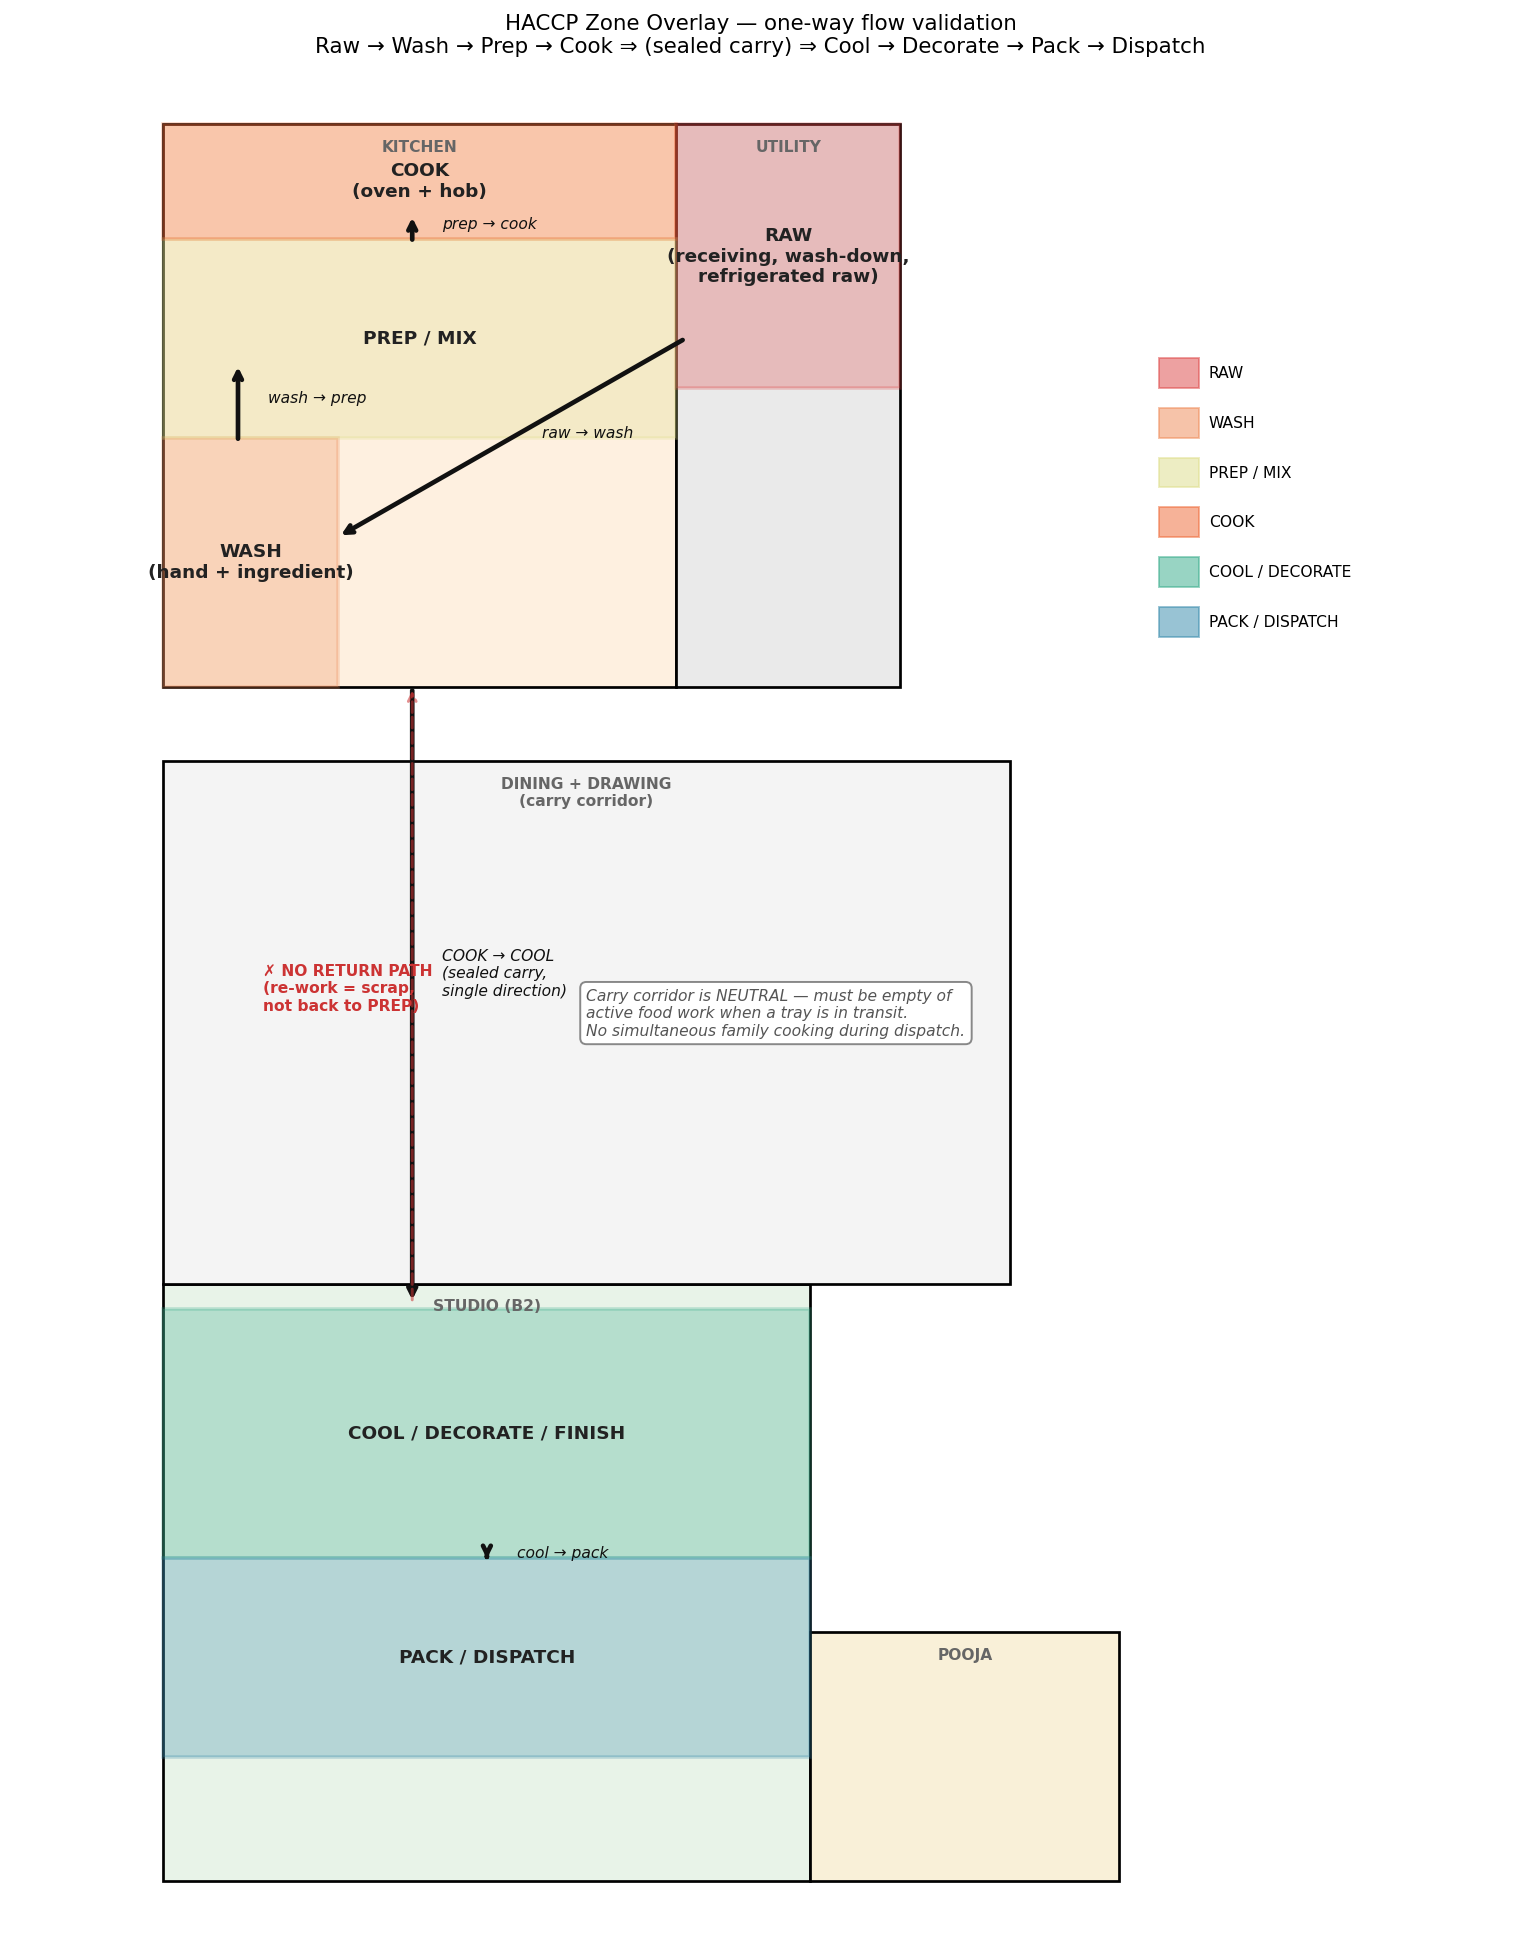

Recreate this plot in Python.
"""
HACCP zone overlay on bakery operations layout.

Zones (one-way only, no back-flow allowed):
  RAW (red) → WASH (red-orange) → PREP/MIX (yellow) → COOK (orange)
   → COOL (teal) → DECORATE (teal) → PACK (blue) → DISPATCH (blue)

Critical constraint: COOK → COOL crossing the family corridor is the only
cross-zone transition. It must be a single direction, sealed carry (covered
tray), with no PREP material in the corridor at the same time.
"""
import matplotlib.pyplot as plt
import matplotlib.patches as patches

fig, ax = plt.subplots(figsize=(13, 14))

# Baseline rooms (same coordinates as floor_plan.py)
rooms = [
    ( 0.0, 24.0, 10.3, 11.3, "KITCHEN",          "#fef0e0"),
    (10.3, 24.0,  4.5, 11.3, "UTILITY",          "#eaeaea"),
    ( 0.0,  0.0, 13.0, 12.0, "STUDIO (B2)",      "#e8f3e8"),
    (13.0,  0.0,  6.2,  5.0, "POOJA",            "#f9f0d8"),
    ( 0.0, 12.0, 17.0, 10.5, "DINING + DRAWING\n(carry corridor)", "#f4f4f4"),
]
for x, y, w, h, label, color in rooms:
    ax.add_patch(patches.Rectangle((x, y), w, h,
                 linewidth=1.4, edgecolor='black', facecolor=color))
    ax.annotate(label, (x + w/2, y + h - 0.3),
                ha='center', va='top', fontsize=8, weight='bold', color='#666')

# HACCP zones overlaid as translucent polygons.
zones = [
    # RAW: utility (receiving + bin) + a corner of kitchen near sink
    {
        'verts': [(10.3, 30.0), (14.8, 30.0), (14.8, 35.3), (10.3, 35.3)],
        'label': "RAW\n(receiving, wash-down,\nrefrigerated raw)",
        'color': '#d44', 'alpha': 0.28,
    },
    # WASH (hand + ingredient wash): kitchen south-west, prep sink
    {
        'verts': [(0.0, 24.0), (3.5, 24.0), (3.5, 29.0), (0.0, 29.0)],
        'label': "WASH\n(hand + ingredient)",
        'color': '#e85', 'alpha': 0.28,
    },
    # PREP/MIX: kitchen center+north
    {
        'verts': [(0.0, 29.0), (10.3, 29.0), (10.3, 33.0), (0.0, 33.0)],
        'label': "PREP / MIX",
        'color': '#dd8', 'alpha': 0.28,
    },
    # COOK: kitchen north strip (oven + hob)
    {
        'verts': [(0.0, 33.0), (10.3, 33.0), (10.3, 35.3), (0.0, 35.3)],
        'label': "COOK\n(oven + hob)",
        'color': '#e63', 'alpha': 0.30,
    },
    # COOL/DECORATE: studio main body (top half of bedroom 2)
    {
        'verts': [(0.0, 6.5), (13.0, 6.5), (13.0, 11.5), (0.0, 11.5)],
        'label': "COOL / DECORATE / FINISH",
        'color': '#3a8', 'alpha': 0.28,
    },
    # PACK / DISPATCH: studio south band
    {
        'verts': [(0.0, 2.5), (13.0, 2.5), (13.0, 6.5), (0.0, 6.5)],
        'label': "PACK / DISPATCH",
        'color': '#38a', 'alpha': 0.28,
    },
]

for z in zones:
    poly = patches.Polygon(z['verts'], closed=True,
                            facecolor=z['color'], alpha=z['alpha'],
                            edgecolor=z['color'], linewidth=1.8)
    ax.add_patch(poly)
    cx = sum(v[0] for v in z['verts']) / len(z['verts'])
    cy = sum(v[1] for v in z['verts']) / len(z['verts'])
    ax.annotate(z['label'], (cx, cy), ha='center', va='center',
                fontsize=9.5, weight='bold', color='#222')

# Forward-only flow arrows
flow = [
    # RAW -> WASH (within kitchen complex)
    ((10.5, 31.0), (3.5, 27.0), "raw → wash"),
    # WASH -> PREP
    ((1.5, 28.9), (1.5, 30.5), "wash → prep"),
    # PREP -> COOK
    ((5.0, 32.9), (5.0, 33.5), "prep → cook"),
    # COOK -> COOL (THE CARRY: only cross-zone, must be sealed)
    ((5.0, 24.0), (5.0, 11.6), "COOK → COOL\n(sealed carry,\nsingle direction)"),
    # COOL -> PACK (within studio)
    ((6.5, 6.6), (6.5, 6.4), "cool → pack"),
]
for (x1, y1), (x2, y2), label in flow:
    ax.annotate("", xy=(x2, y2), xytext=(x1, y1),
                arrowprops=dict(arrowstyle="->", lw=2.4, color='#111',
                               connectionstyle="arc3,rad=0.0"))
    if label:
        ax.text((x1 + x2) / 2 + 0.6, (y1 + y2) / 2, label,
                fontsize=8, style='italic', color='#111')

# Forbidden return: PACK → COOK or RAW (drawn faint red with X)
ax.annotate("", xy=(5.0, 24.0), xytext=(5.0, 11.6),
            arrowprops=dict(arrowstyle="->", lw=1.5, color='#c33',
                           linestyle='dashed', alpha=0.55))
ax.text(2.0, 17.5, "✗ NO RETURN PATH\n(re-work = scrap,\nnot back to PREP)",
        fontsize=8, weight='bold', color='#c33')

# Carry-corridor caveat
ax.text(8.5, 17.0,
        "Carry corridor is NEUTRAL — must be empty of\n"
        "active food work when a tray is in transit.\n"
        "No simultaneous family cooking during dispatch.",
        fontsize=8, color='#555', style='italic',
        bbox=dict(boxstyle="round,pad=0.4", facecolor='#fff', edgecolor='#888'))

# Legend
zone_legend = [
    ("RAW",                "#d44"),
    ("WASH",               "#e85"),
    ("PREP / MIX",         "#dd8"),
    ("COOK",               "#e63"),
    ("COOL / DECORATE",    "#3a8"),
    ("PACK / DISPATCH",    "#38a"),
]
lx, ly = 20.0, 30.0
for i, (lab, col) in enumerate(zone_legend):
    ax.add_patch(patches.Rectangle((lx, ly - i*1.0), 0.8, 0.6,
                  facecolor=col, alpha=0.5, edgecolor=col))
    ax.text(lx + 1.0, ly + 0.3 - i*1.0, lab, fontsize=8, va='center')

ax.set_xlim(-3.0, 27.0)
ax.set_ylim(-1.0, 36.5)
ax.set_aspect('equal')
ax.set_title("HACCP Zone Overlay — one-way flow validation\n"
             "Raw → Wash → Prep → Cook ⇒ (sealed carry) ⇒ Cool → Decorate → Pack → Dispatch",
             fontsize=11)
ax.axis('off')

plt.tight_layout()
plt.savefig("/Users/vikas/Downloads/Swetha/AMomentWithACake/Photos/diagrams/haccp_overlay.svg",
            bbox_inches='tight')
plt.savefig("/Users/vikas/Downloads/Swetha/AMomentWithACake/Photos/diagrams/haccp_overlay.png",
            dpi=140, bbox_inches='tight')
print("rendered: haccp_overlay.svg, haccp_overlay.png")
